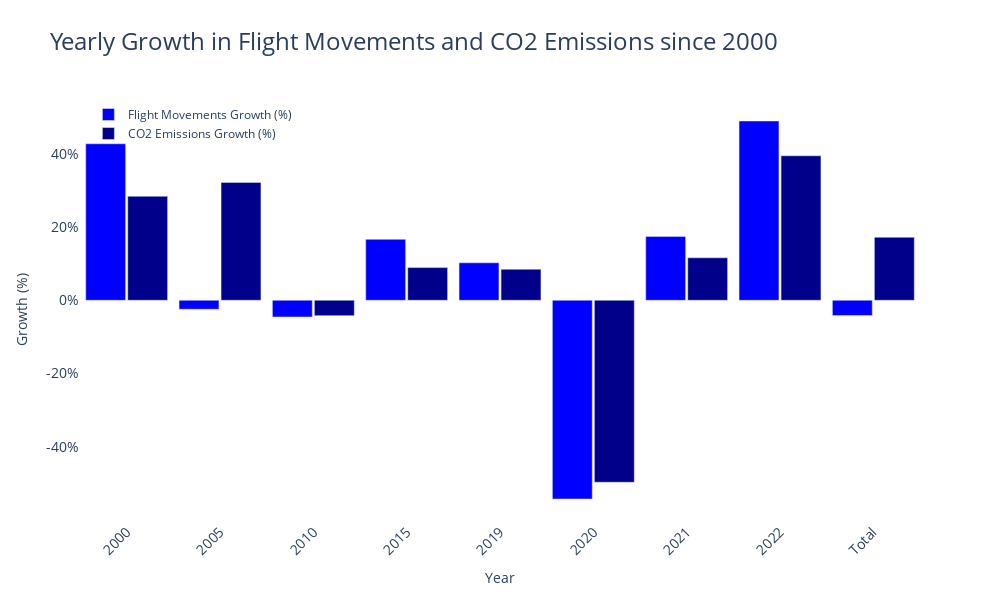

This figure's notebook cell:
### Code cell
import pandas as pd
import plotly.graph_objects as go

# Load the datasets
df_emission = pd.read_csv("../notebooks/cache/Schiphol_Emissie_Cleaned.csv")
df_yearly = pd.read_csv("../notebooks/cache/Yearly_Traffic_Data_Cleaned.csv")

# Preprocess the emission dataset
df_emission['EMISSIE (kg)'] = df_emission['EMISSIE (kg)'].str.replace(',', '.').astype(float)

# Filter the data for "Koolstofdioxide"
df_koolstofdioxide = df_emission[df_emission['STOFNAAM'] == 'Koolstofdioxide']

# Aggregate the data by year
df_aggregated = df_koolstofdioxide.groupby('EMISSIEJAAR')['EMISSIE (kg)'].sum().reset_index()
df_aggregated.rename(columns={'EMISSIEJAAR': 'Year', 'EMISSIE (kg)': 'CO2 Emissions (kg)'}, inplace=True)

# Merge with the yearly traffic data
df_merged = pd.merge(df_yearly, df_aggregated, how='inner', left_on='Year', right_on='Year')

# Calculate the yearly growth percentages
df_merged['Flight Movements Growth (%)'] = df_merged['Air_Transport_Movements_Total'].pct_change() * 100
df_merged['CO2 Emissions Growth (%)'] = df_merged['CO2 Emissions (kg)'].pct_change() * 100

# Remove the first year since its growth is NaN
df_merged = df_merged.dropna(subset=['Flight Movements Growth (%)', 'CO2 Emissions Growth (%)'])

# Calculate total growth over the entire period
total_flight_movements_growth = (df_merged['Air_Transport_Movements_Total'].iloc[-1] - df_merged['Air_Transport_Movements_Total'].iloc[0]) / df_merged['Air_Transport_Movements_Total'].iloc[0] * 100
total_co2_emissions_growth = (df_merged['CO2 Emissions (kg)'].iloc[-1] - df_merged['CO2 Emissions (kg)'].iloc[0]) / df_merged['CO2 Emissions (kg)'].iloc[0] * 100

# Append total growth to the dataframe
df_total = pd.DataFrame({
    'Year': ['Total'],
    'Flight Movements Growth (%)': [total_flight_movements_growth],
    'CO2 Emissions Growth (%)': [total_co2_emissions_growth]
})

df_merged = pd.concat([df_merged, df_total], ignore_index=True)

# Filter to include only specific years
years_to_include = [2000, 2005, 2010, 2015, 2019, 2020, 2021, 2022, 'Total']
df_merged = df_merged[df_merged['Year'].isin(years_to_include)]

# Create the grouped bar chart
fig = go.Figure()

fig.add_trace(go.Bar(
    x=df_merged['Year'],
    y=df_merged['Flight Movements Growth (%)'],
    name='Flight Movements Growth (%)',
    marker_color='blue',
    hovertemplate='%{y:.1f}%<extra></extra>'  # Show only one decimal in the hover info
))

fig.add_trace(go.Bar(
    x=df_merged['Year'],
    y=df_merged['CO2 Emissions Growth (%)'],
    name='CO2 Emissions Growth (%)',
    marker_color='darkblue',
    hovertemplate='%{y:.1f}%<extra></extra>'  # Show only one decimal in the hover info
))

# Update layout to group the bars closely
fig.update_layout(
    title='Yearly Growth in Flight Movements and CO2 Emissions since 2000',
    xaxis=dict(
        title='Year',
        type='category',  # Use 'category' type for x-axis
        tickmode='array',
        tickvals=years_to_include,
        tickangle=-45,
        showgrid=False
    ),
    yaxis=dict(
        title="Growth (%)",
        tickmode="array",
        tickvals=[-100, -80, -60, -40, -20, 0, 20, 40, 60, 80, 100],
        ticktext=["-100%", "-80%", "-60%", "-40%", "-20%", "0%", "20%", "40%", "60%", "80%", "100%"],
        showgrid=True
    ),
    barmode='group',
    bargap=0.1,  # Reduce gap between bars within a group
    bargroupgap=0.05,  # Reduce gap between groups
    height=600,
    width=1000,
    plot_bgcolor='white',
    title_font_size=24,
    xaxis_tickfont_size=14,
    yaxis_tickfont_size=14,
    legend=dict(x=0.01, y=1.0, bgcolor='rgba(255,255,255,0)')
)

# Show the plot
fig.show()

### Figure 1 — Plotly figure (JSON) as saved in the notebook; plotly's stock layout.template omitted (floating-point values rounded to 4 significant figures)
{"data": [{"hovertemplate": "%{y:.1f}%<extra></extra>", "marker": {"color": "blue"}, "name": "Flight Movements Growth (%)", "type": "bar", "x": [2000, 2005, 2010, 2015, 2019, 2020, 2021, 2022, "Total"], "y": [42.74, -2.436, -4.553, 16.64, 10.24, -54.25, 17.45, 48.95, -4.165]}, {"hovertemplate": "%{y:.1f}%<extra></extra>", "marker": {"color": "darkblue"}, "name": "CO2 Emissions Growth (%)", "type": "bar", "x": [2000, 2005, 2010, 2015, 2019, 2020, 2021, 2022, "Total"], "y": [28.4, 32.18, -4.198, 8.929, 8.487, -49.68, 11.6, 39.45, 17.2]}], "layout": {"bargap": 0.1, "bargroupgap": 0.05, "barmode": "group", "height": 600, "legend": {"bgcolor": "rgba(255,255,255,0)", "x": 0.01, "y": 1}, "plot_bgcolor": "white", "title": {"font": {"size": 24}, "text": "Yearly Growth in Flight Movements and CO2 Emissions since 2000"}, "width": 1000, "xaxis": {"showgrid": false, "tickangle": -45, "tickfont": {"size": 14}, "tickmode": "array", "tickvals": [2000, 2005, 2010, 2015, 2019, 2020, 2021, 2022, "Total"], "title": {"text": "Year"}, "type": "category"}, "yaxis": {"showgrid": true, "tickfont": {"size": 14}, "tickmode": "array", "ticktext": ["-100%", "-80%", "-60%", "-40%", "-20%", "0%", "20%", "40%", "60%", "80%", "100%"], "tickvals": [-100, -80, -60, -40, -20, 0, 20, 40, 60, 80, 100], "title": {"text": "Growth (%)"}}}}
